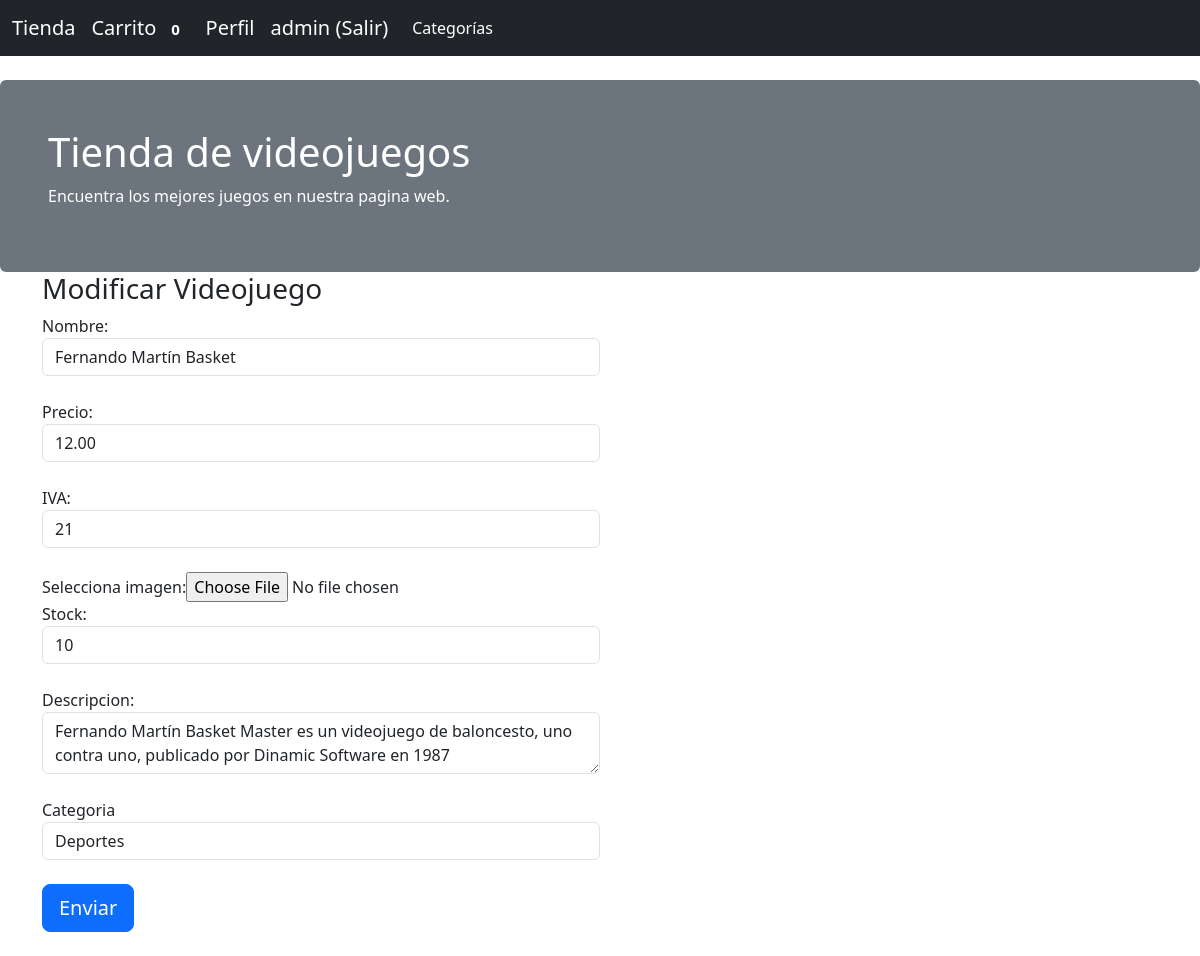
Before: /articulos/1/edit (signed in) with the older database file.
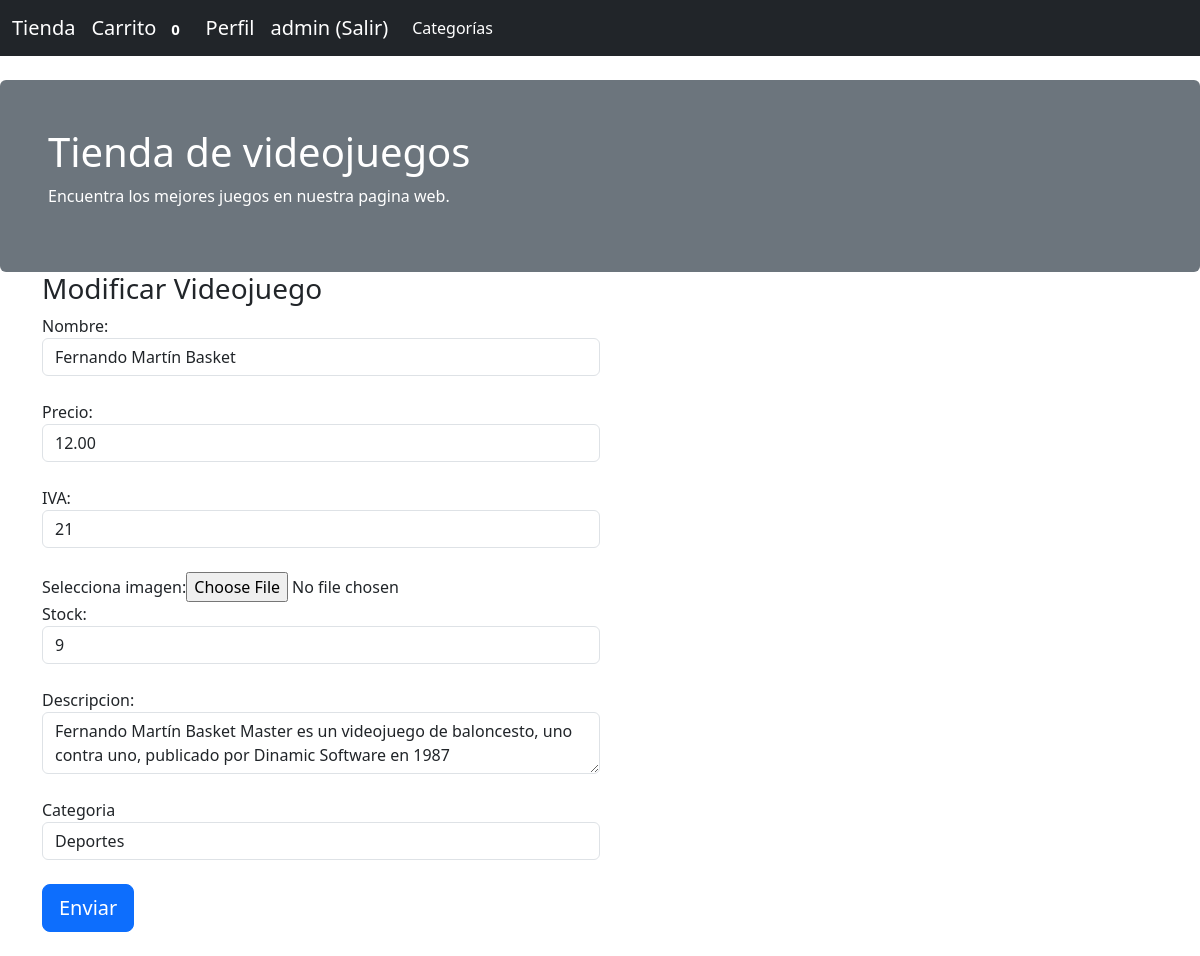
After: the same page with the newer database file.
### application/model.py (models this page shows, shortened)
class Articulos(db.Model) : # Clases de articulos
    __tablename__ = 'articulos'
    id = Column(Integer, primary_key=True)
    nombre = Column(String(100), nullable=False, unique=True)
    precio = Column(Float, default=0)
    iva = Column(Integer, default=21)
    descripcion = Column(String(255))
    image = Column(String(255))
    stock = Column(Integer, default=0)
    CategoriaId = Column(Integer, ForeignKey('categorias.id'), nullable=False)
    categorias = relationship('Categorias', backref='Articulos')

### application/app.py (the view, shortened to what this page needs)
@app.route('/articulos/<id>/edit', methods=['get', 'post'])
def articulos_edit(id) :
    if not current_user.is_admin() :
        return redirect(url_for('inicio'))
    art = Articulos.query.get(id) # Optengo el id por parametro de a ruta
    if art is None :
        abort(404)
    form = formArticulos(obj = art) # Cargo el formulario con los datos necesarios
    categorias = [(c.id, c.nombre) for c in Categorias.query.all()[0:]]
    form.CategoriaId.choices = categorias
    return render_template('articulos_new.html', form=form)

### application/form.py
class formArticulos(FlaskForm) :
    nombre = StringField('Nombre: ', validators=[DataRequired('Tienes que introducir el dato')])
    precio = DecimalField('Precio:', default=0, validators=[DataRequired('Tienes que introducir el dato')])
    iva = IntegerField('IVA: ', default=0, validators=[DataRequired('Tienes que introducir el dato')])
    descripcion = TextAreaField('Descripcion: ')
    photo = FileField('Selecciona imagen: ')
    stock = IntegerField('Stock: ', default=1, validators=[DataRequired('Tienes que introducir el dato')])
    CategoriaId = SelectField('Categoria', coerce=int)
    submit = SubmitField('Enviar')

### application/app.py (called while the page is built)
@login_manager.user_loader
def load_user(user_id) :
    return Usuarios.query.get(int(user_id))

@app.context_processor
def contar_carrito() :
    if not current_user.is_authenticated :
        return {'num_articulos' : 0}
    if request.cookies.get(str(current_user.id)) is None :
        return {'num_articulos' : 0}
    else :
        datos = json.loads(request.cookies.get(str(current_user.id)))
        return {'num_articulos' : len(datos)}

### application/model.py (called while the page is built)
    def is_admin(self) :
        return self.admin

### application/templates/articulos_new.html (shortened to what this page needs)
{% extends 'base2.html' %}
{% block contenido %}
    <div class="container">
        <div class="col-md-6">
            <h3>
                {% if form.nombre.data %} Modificar Videojuego {% else %} Nuevo Videojuego {% endif %}
            </h3>
            <form class="form-horizontal" method="post" enctype="multipart/form-data">
                <div class="form-group">
                    {{ form.nombre.label() }}{{ form.nombre(size='100', class='form-control') }} <br>
                </div>
                <div class="form-group">
                    {{ form.precio.label() }}{{ form.precio(size='100', class='form-control') }} <br>
                </div>
                <div class="form-group">
                    {{ form.iva.label() }}{{ form.iva(size='100', class='form-control') }} <br>
                </div>
                <div class="form-group">
                    {{ form.photo.label() }}{{ form.photo() }} <br>
                </div>
                <div class="form-group">
                    {{ form.stock.label() }}{{ form.stock(size='100', class='form-control') }} <br>
                </div>
                <div class="form-group">
                    {{ form.descripcion.label() }}{{ form.descripcion(size='100', class='form-control') }} <br>
                </div>
                <div class="form-group">
                    {{ form.CategoriaId.label() }}{{ form.CategoriaId(class='form-control') }} <br>
                </div>
                {{ form.submit(class='btn btn-lg btn-primary btn-block') }}
            </form>
            <br>
        </div>
    </div>
{% endblock contenido %}

Changed rows visible on the page:
changed Articulos "Fernando Martín Basket": stock "10" → "9"
